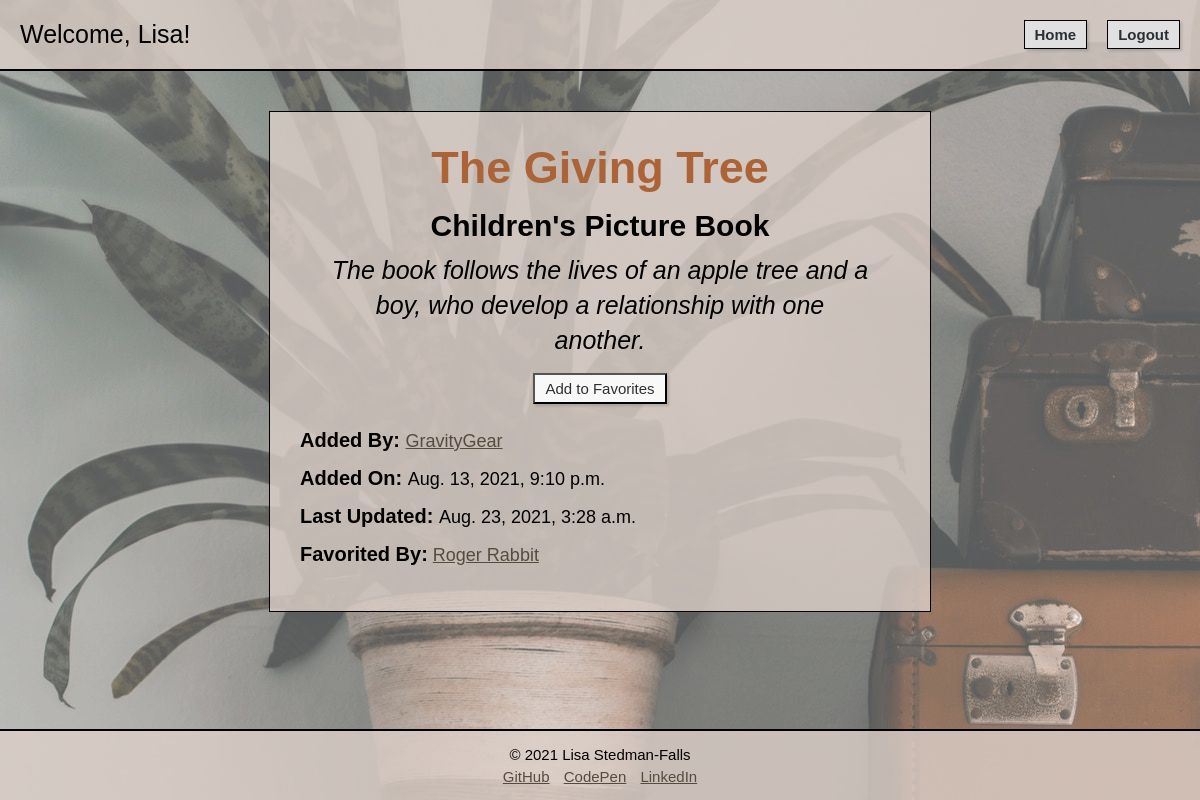
/book/3 (signed in), run on the app's committed database.
### login_registration_app/models.py (models this page shows, shortened)
class User(models.Model):
    first_name = models.CharField(max_length=255)
    last_name = models.CharField(max_length=255)
    username = models.CharField(max_length=20, default="")
    email = models.CharField(max_length=255)
    password = models.CharField(max_length=255)
    bio = models.TextField(default="")
    created_at = models.DateTimeField(auto_now_add=True)
    updated_at = models.DateTimeField(auto_now=True)
    objects = UserManager()

### books_app/models.py (models this page shows, shortened)
class Book(models.Model):
    title = models.CharField(max_length=255)
    description = models.TextField()
    genre = models.CharField(max_length=255)
    uploaded_by = models.ForeignKey(User, related_name = "books_uploaded", on_delete = models.CASCADE)
    favorited_by = models.ManyToManyField(User, related_name = "books_favorited")
    created_at = models.DateTimeField(auto_now_add=True)
    updated_at = models.DateTimeField(auto_now=True)
    objects = BookManager()

### books_app/views.py (the view)
# urls.py: path('<int:book_id>', views.view_book), #GET request to display a specific object's info
def view_book(request, book_id): #GET REQUEST
    this_book = Book.objects.get(id = book_id)
    this_user = User.objects.get(id = request.session["user_id"])
    admin = User.objects.get(id = 1)
    context = {
        "this_user": this_user,
        "a_book": this_book,
        "favorited_by": this_book.favorited_by.all(),
        "user_who_uploaded":this_book.uploaded_by,
        "admin": admin,
    }
    return render(request, "book_page.html", context)

### books_app/templates/book_page.html (shortened to what this page needs)
<!DOCTYPE html>
<html lang="en-US">
<head>
    {% load static %}
    <link rel="stylesheet" href="{% static 'book_page.css' %}">
</head>
<body>
    <div id="container">
        <nav>
            <p>Welcome, {{this_user.first_name}}!</p>
            <div id="nav_actions">
                <a href="/book">Home</a>
                <form action="/logout" method="POST">
                    <button type="submit">Logout</button>
                </form>
            </div>
        </nav>
        <div id="wrapper">
            <div id="books">
                <h1>{{a_book.title}}</h1>
                <h2>{{a_book.genre}}</h2>
                <p>{{a_book.description}}</p>
                {% if this_user in favorited_by %}
                <form action="{{a_book.id}}/unfavorite_bookpage" method="POST">
                {% csrf_token %}
                    <button type="submit">Remove from Favorites</button>
                </form>
                {% else %}
                <form action="{{a_book.id}}/favorite_bookpage" method="POST">
                    <button type="submit">Add to Favorites</button>
                </form>
                {% endif %}
                <div id="book_info">
                    <p><span class="label">Added By: </span>
                        <a href="user/{{a_book.uploaded_by.id}}">{{a_book.uploaded_by.username}}</a>
                    </p>
                    <p><span class="label">Added On: </span>{{a_book.created_at}}</p>
                    <p><span class="label">Last Updated: </span>{{a_book.updated_at}}</p>
                    <p><span class="label">Favorited By:</span>
                    {% for user in favorited_by %}
                    <a href="user/{{user.id}}">{{user.username}}</a>
                    {% endfor %}
                    </p>
                </div>
            </div>
        </div>
        <footer>
            <p>&#169; 2021 Lisa Stedman-Falls</p>
            <a href="https://github.com/Lstedmanfalls/" target="_blank">GitHub</a>
            <a href="https://codepen.io/lstedmanfalls" target="_blank">CodePen</a>
            <a href="https://www.linkedin.com/in/lstedmanfalls/" target="_blank">LinkedIn</a>
        </footer>
    </div>
</body>
</html>

### books_app/static/book_page.css (style rules this page uses)
* { margin:0; padding:0; }
body { height:100%; }
html { font-family:Verdana, Tahoma, sans-serif; font-size:10px; }
#container { position:relative; min-height:100vh; display: flex; flex-direction:column; }
#container::after { content:""; background-image:url("books.jpg"); opacity:.7; top:0; left:0; bottom:0; right:0; position:absolute; z-index:-1; }
nav { display: flex; width:100%; justify-content: space-between; align-items:center; background-color: rgba(220, 208, 201, .8); padding:2rem 0; border-bottom:.2rem solid black; }
nav p { font-size:2.5rem; padding-left:2rem; }
#nav_actions { display: flex; justify-content: space-between; padding-right:2rem; }
nav a { margin-right:2rem; }
nav a, nav button { font-size:1.5rem; font-weight: bold; padding:.5rem 1rem; box-shadow:rgba(0, 0, 0, 0.15) 1.95px 1.95px 2.6px; color:#2D3033; background-color:#E0E0E0; text-decoration: none; border:.1rem solid black; }
#wrapper { display: flex; flex:1 0 auto; flex-direction: column; align-items: center; padding-top:4rem; padding-bottom:4rem; }
#books, #edit { background-color:rgba(220, 208, 201, .8); border:1px solid black; width:50%; padding:3rem 3rem 3rem 3rem; display: flex; flex-direction: column; }
#books { margin-bottom:4rem; }
h1 { font-size:4.5rem; padding-bottom:1.5rem; text-align: center; color:#ac6337; }
h2 { font-size:3rem; font-weight: bold; text-align: center; padding-bottom: 1rem; }
#books > p:nth-child(3) { font-size: 2.5rem; font-weight: normal; text-align: center; line-height: 1.4; padding:0 3rem; font-style: italic; }
#books form { align-self:center; padding-top:1.5rem; }
#books button, #edit button { padding:.5rem 1rem; font-size:1.5rem; box-shadow:rgba(0, 0, 0, 0.15) 1.95px 1.95px 2.6px; color:#2D3033; background-color:#F8F8F8; }
#book_info { padding-top:2.5rem; }
.label { font-size:2rem; font-weight: bold; align-self: flex-start; }
#book_info p { font-size:1.8rem; padding-bottom:1.5rem; }
#book_info a { color:#574b3f; }
footer { text-align: center; font-size:1.5rem; padding:1.5rem; background-color: rgba(220, 208, 201, .8); border-top:.2rem solid black; }
footer p { padding-bottom: .5rem; }
footer a { color:#574b3f; padding:0 .5rem; }

### data on the page
User: first_name "Lisa"
Book: title "The Giving Tree", genre "Children's Picture Book", description "The book follows the lives of an apple tree and a boy, who develop a relationship with one another.", uploaded_by.username "GravityGear", created_at "Aug. 13, 2021, 9:10 p.m.", updated_at "Aug. 23, 2021, 3:28 a.m."
User: username "Roger Rabbit"
